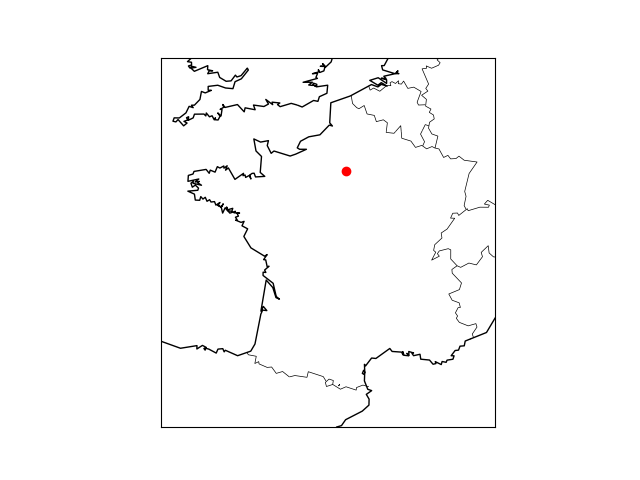

This chart was generated by the following Python code:
#!/usr/bin/env python3
# -*- coding: utf-8 -*-

"""
Plot coast lines, countries, states and given points.

Refs: "Python for Data Analysis" by Wes McKinney, ed. O'Reilly, 2013 (p.261)

Install: basemap is not included in Matplotlib. To install it with conda: conda install basemap

Warning:

    "Starting in 2016, Basemap came under new management. The Cartopy project
    will replace Basemap, but it hasn’t yet implemented all of Basemap’s
    features. All new software development should try to use Cartopy whenever
    possible, and existing software should start the process of switching over
    to use Cartopy. All maintenance and development efforts should be focused
    on Cartopy." (http://matplotlib.org/basemap/users/intro.html)

"""

from mpl_toolkits.basemap import Basemap
import matplotlib.pyplot as plt

fig, ax = plt.subplots()

lllat = 41.0 # latitude of lower left hand corner of the desired map domain (degrees).
urlat = 52.0 # latitude of upper right hand corner of the desired map domain (degrees).

lllon = -5.0 # longitude of lower left hand corner of the desired map domain (degrees).
urlon =  9.5 # longitude of upper right hand corner of the desired map domain (degrees).

m = Basemap(ax=ax,
            projection='stere',
            lon_0=(urlon+lllon)/2.,
            lat_0=(urlat+lllat)/2.,
            llcrnrlat=lllat,
            urcrnrlat=urlat,
            llcrnrlon=lllon,
            urcrnrlon=urlon,
            resolution='l')    # Can be ``c`` (crude), ``l`` (low), ``i`` (intermediate), ``h`` (high), ``f`` (full) or None.

m.drawcoastlines()
m.drawstates()
m.drawcountries()
#m.drawrivers()
#m.drawcounties()

# Eiffel tower's coordinates
pt_lat = 48.858223
pt_lon = 2.2921653

x, y = m(pt_lon, pt_lat)

print(pt_lat, pt_lon)
print(x, y)

m.plot(x, y, 'ro')

# Save file #################

plt.savefig("plot_france_and_points.png")

# Plot ######################

plt.show()
